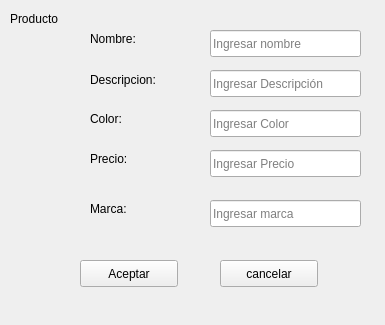
<?xml version="1.0" encoding="UTF-8"?>
<ui version="4.0">
 <class>Form</class>
 <widget class="QWidget" name="Form">
  <property name="geometry">
   <rect>
    <x>0</x>
    <y>0</y>
    <width>385</width>
    <height>325</height>
   </rect>
  </property>
  <property name="windowTitle">
   <string>Producto</string>
  </property>
  <property name="toolTip">
   <string/>
  </property>
  <property name="whatsThis">
   <string/>
  </property>
  <property name="accessibleName">
   <string/>
  </property>
  <widget class="QPushButton" name="agregar">
   <property name="geometry">
    <rect>
     <x>80</x>
     <y>260</y>
     <width>98</width>
     <height>27</height>
    </rect>
   </property>
   <property name="text">
    <string>Aceptar</string>
   </property>
  </widget>
  <widget class="QPushButton" name="cancelar">
   <property name="geometry">
    <rect>
     <x>220</x>
     <y>260</y>
     <width>98</width>
     <height>27</height>
    </rect>
   </property>
   <property name="text">
    <string>cancelar</string>
   </property>
  </widget>
  <widget class="QLineEdit" name="Nombre_prod">
   <property name="geometry">
    <rect>
     <x>210</x>
     <y>30</y>
     <width>151</width>
     <height>27</height>
    </rect>
   </property>
   <property name="statusTip">
    <string/>
   </property>
   <property name="whatsThis">
    <string/>
   </property>
   <property name="accessibleName">
    <string/>
   </property>
   <property name="inputMask">
    <string/>
   </property>
   <property name="text">
    <string/>
   </property>
   <property name="placeholderText">
    <string>Ingresar nombre</string>
   </property>
  </widget>
  <widget class="QLineEdit" name="Descripcion_prod">
   <property name="geometry">
    <rect>
     <x>210</x>
     <y>70</y>
     <width>151</width>
     <height>27</height>
    </rect>
   </property>
   <property name="placeholderText">
    <string>Ingresar Descripción</string>
   </property>
  </widget>
  <widget class="QLineEdit" name="Color_prod">
   <property name="geometry">
    <rect>
     <x>210</x>
     <y>110</y>
     <width>151</width>
     <height>27</height>
    </rect>
   </property>
   <property name="placeholderText">
    <string>Ingresar Color</string>
   </property>
   <property name="cursorMoveStyle">
    <enum>Qt::LogicalMoveStyle</enum>
   </property>
  </widget>
  <widget class="QLineEdit" name="Precio_prod">
   <property name="geometry">
    <rect>
     <x>210</x>
     <y>150</y>
     <width>151</width>
     <height>27</height>
    </rect>
   </property>
   <property name="placeholderText">
    <string>Ingresar Precio</string>
   </property>
  </widget>
  <widget class="QLabel" name="label">
   <property name="geometry">
    <rect>
     <x>90</x>
     <y>30</y>
     <width>66</width>
     <height>17</height>
    </rect>
   </property>
   <property name="text">
    <string>Nombre:</string>
   </property>
  </widget>
  <widget class="QLabel" name="label_2">
   <property name="geometry">
    <rect>
     <x>90</x>
     <y>70</y>
     <width>81</width>
     <height>20</height>
    </rect>
   </property>
   <property name="text">
    <string>Descripcion:</string>
   </property>
  </widget>
  <widget class="QLabel" name="label_3">
   <property name="geometry">
    <rect>
     <x>90</x>
     <y>110</y>
     <width>66</width>
     <height>17</height>
    </rect>
   </property>
   <property name="text">
    <string>Color:</string>
   </property>
  </widget>
  <widget class="QLabel" name="label_4">
   <property name="geometry">
    <rect>
     <x>90</x>
     <y>150</y>
     <width>66</width>
     <height>17</height>
    </rect>
   </property>
   <property name="text">
    <string>Precio:</string>
   </property>
  </widget>
  <widget class="QLabel" name="label_5">
   <property name="geometry">
    <rect>
     <x>10</x>
     <y>10</y>
     <width>81</width>
     <height>17</height>
    </rect>
   </property>
   <property name="text">
    <string>Producto</string>
   </property>
  </widget>
  <widget class="QLabel" name="label_7">
   <property name="geometry">
    <rect>
     <x>90</x>
     <y>200</y>
     <width>66</width>
     <height>17</height>
    </rect>
   </property>
   <property name="text">
    <string>Marca:</string>
   </property>
  </widget>
  <widget class="QLineEdit" name="Nombre_marca">
   <property name="geometry">
    <rect>
     <x>210</x>
     <y>200</y>
     <width>151</width>
     <height>27</height>
    </rect>
   </property>
   <property name="placeholderText">
    <string>Ingresar marca </string>
   </property>
  </widget>
 </widget>
 <resources/>
 <connections/>
</ui>
